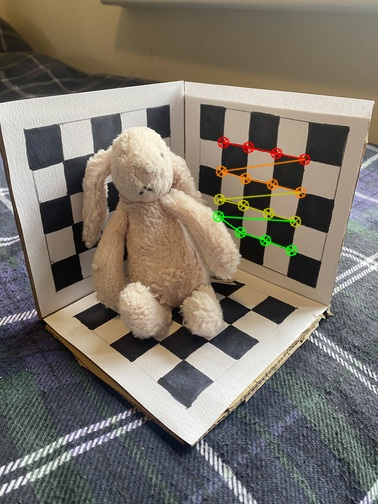
#> input picture Task_3_code/Calibration/calibration_1.jpg, 378 x 504 px, given as the content of the folder images/left, which was not available
$ python stereo_2.py   (older library calls are emulated)
#> lines starting #> are read from the running program, lines starting #| are printed output that depends on the picture; after the words box and inside, x2 and y2 are one past the last pixel; in counts of white or black regions, pixels touching at a corner belong together; long printed decimals are rounded; pictures that were not available may be replaced by others from this repository, and a replacement may not be noted
import numpy as np
import cv2
import glob
import argparse

# termination criteria
criteria = (cv2.TERM_CRITERIA_EPS + cv2.TERM_CRITERIA_MAX_ITER, 30, 0.001)
image_size = None

def load_image_points(left_dir='images/left', right_dir='images/right', width=4, height=4):
#> called with left_dir = 'images/left', right_dir = 'images/right', width = 4, height = 4
    pattern_size = (width, height)  # Chessboard size!
    # prepare object points, like (0,0,0), (1,0,0), (2,0,0) ....,(8,6,0)
    objp = np.zeros((height * width, 3), np.float32)
    objp[:, :2] = np.mgrid[0:width, 0:height].T.reshape(-1, 2)

    # Arrays to store object points and image points from all the images.
    objpoints = []  # 3d point in real world space
    left_imgpoints = []  # 2d points in image plane.
    right_imgpoints = []  # 2d points in image plane.

    # Get images for left and right directory. Since we use prefix and formats, both image set can be in the same dir.
    left_images = glob.glob(left_dir + '/*.jpg')
    right_images = glob.glob(right_dir + '/*.jpg')

    d = 1 # start a counter from 1

    # Images should be perfect pairs. Otherwise all the calibration will be false.
    # Be sure that first cam and second cam images are correctly prefixed and numbers are ordered as pairs.
    # Sort will fix the globs to make sure.
    left_images.sort()
    right_images.sort()

    pair_images = zip(left_images, right_images)  # Pair the images for single loop handling

    # Iterate through the pairs and find chessboard corners. Add them to arrays
    # If openCV can't find the corners in one image, we discard the pair.
    for left_im, right_im in pair_images:
        # Right Object Points
        right = cv2.imread(right_im)
#> right is the input picture: shape (504, 378, 3); mean B, G, R 106, 115.7, 122.3
        gray_right = cv2.cvtColor(right, cv2.COLOR_BGR2GRAY)
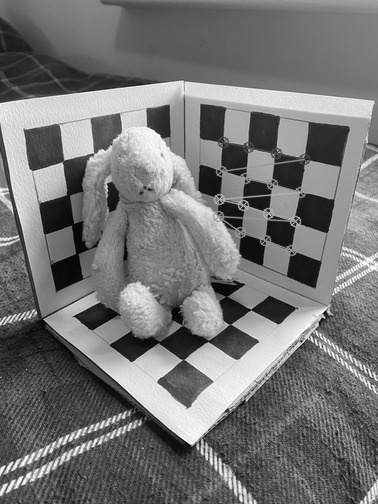
#> gray_right: shape (504, 378); min 0, max 255, mean 116.6

        # Find the chess board corners
        ret_right, corners_right = cv2.findChessboardCorners(gray_right, pattern_size,
                                                             cv2.CALIB_CB_ADAPTIVE_THRESH | cv2.CALIB_CB_FILTER_QUADS)
#> ret_right = False; corners_right = None

        # Left Object Points
        left = cv2.imread(left_im)
        gray_left = cv2.cvtColor(left, cv2.COLOR_BGR2GRAY)

        # Find the chess board corners
        ret_left, corners_left = cv2.findChessboardCorners(gray_left, pattern_size,
                                                           cv2.CALIB_CB_ADAPTIVE_THRESH | cv2.CALIB_CB_FILTER_QUADS)
#> ret_left = False; corners_left = None

        if ret_left and ret_right:  # If both image is okay. Otherwise we explain which pair has a problem and continue
            # Object points
            objpoints.append(objp)
            # Right points
            corners2_right = cv2.cornerSubPix(gray_right, corners_right, (5, 5), (-1, -1), criteria)
            right_imgpoints.append(corners2_right)
            # Left points
            corners2_left = cv2.cornerSubPix(gray_left, corners_left, (5, 5), (-1, -1), criteria)
            left_imgpoints.append(corners2_left)
        else:
            print("Chessboard couldn't detected. Image pair: ", left_im, " and ", right_im)
            continue

    image_size = gray_right.shape  # If you have no acceptable pair, you may have an error here.
#> image_size = (504, 378)
    return [objpoints, left_imgpoints, right_imgpoints]

def calibrate(dir, width=4, height=4):
    """ Apply camera calibration operation for images in the given directory path. """
#> called with dir = 'images/left', width = 4, height = 4
    # prepare object points, like (0,0,0), (1,0,0), (2,0,0) ....,(8,6,0)
    objp = np.zeros((height*width, 3), np.float32)
    objp[:, :2] = np.mgrid[0:width, 0:height].T.reshape(-1, 2)

    # Arrays to store object points and image points from all the images.
    objpoints = []  # 3d point in real world space
    imgpoints = []  # 2d points in image plane.

    images = glob.glob(dir + '/*.jpg')

    d = 1 # start a counter from 1
    # Create a txt file that generates a list of the images that are used for calibration
    with open(dir+'/calibration/images_used.txt', 'w') as outfile:
        outfile.write('Images Used in Calibration: \n')
        for fname in images: # loop through all the jpg images loaded
            img = cv2.imread(fname)
            gray = cv2.cvtColor(img, cv2.COLOR_BGR2GRAY) # convert into gray-scale

            # Find the chess board corners
            ret, corners = cv2.findChessboardCorners(gray, (4,4),None)
#> ret = False; corners = None

            # If found, add object points, image points (after refining them)
            if ret == True:
                outfile.write(str(d) + ': ' + fname + '\n') # if true then image name is added onto txt file of used images
                objpoints.append(objp)

                corners2 = cv2.cornerSubPix(gray,corners,(11,11),(-1,-1),criteria)
                imgpoints.append(corners2)

                # Draw and display the corners
                img = cv2.drawChessboardCorners(img, (4,4), corners2, ret) # draw the chessboard for a 5x5 grid (4 because starts from 0)

                filename = dir+'/calibration/calibration_%d.jpg'%d # save calibration image with counter as identifier
                cv2.imwrite(filename, img)
                d+=1 # update counter

#> (the run stopped early here; a loop or call above may not have finished)

$ run again, on Task_3_code/Calibration/calibration_13.jpg
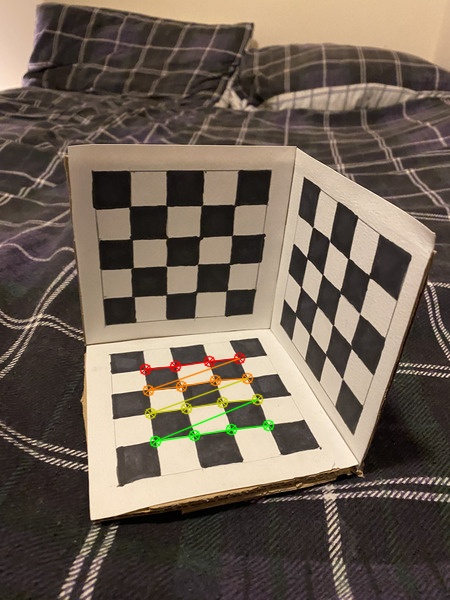
#> input picture Task_3_code/Calibration/calibration_13.jpg, 450 x 600 px, given as the content of the folder images/left, which was not available
#> in load_image_points, right is the input picture: shape (600, 450, 3); mean B, G, R 85.8, 98.6, 112.2
#> ret_right = True; corners_right = 16 rows, first 8: [128.5, 207.2], [166.6, 205.7], [201.5, 205.6], [235.6, 206], [132.4, 240.3], [168.1, 237.6], [200.5, 237.5], [231.6, 235.6]
#> ret_left = True; corners_left has the same summary as corners_right
#> corners2_right = 16 rows, first 8: [129.7, 206.6], [166.5, 205.6], [201.9, 205.3], [234.8, 205.7], [130.7, 239.1], [167.3, 237.9], [200.7, 238.1], [231.9, 235.3]
#> corners2_left has the same summary as corners2_right
#> objp = 1 item
#> in calibrate, `ret, corners = cv2.findChessboardCorners(gray, (4,4),None)`: ret = True; corners has the same summary as corners_right in load_image_points
#> corners2 = 16 rows, first 8: [129.9, 206.6], [166.4, 205.5], [202, 205.3], [234.7, 205.4], [131.2, 239.3], [166.4, 238.1], [200.2, 237.3], [232.1, 235.4]
#> img: shape (600, 450, 3); 1.27% of pixels changed, all inside (x1, y1, x2, y2) = (124, 199, 242, 304)
#> in calibrate, `ret, mtx, dist, rvecs, tvecs = cv2.calibrateCamera(objpoints, imgpoint..`: ret = 0.531; mtx = [[502.2, 0, 234], [0, 566.4, 300.5], [0, 0, 1]]; dist = [[-1.66, 56.28, 0.1, 0.0165, -408.6]]; rvecs = ([0.718, -0.181, 0.0269],); tvecs = ([-2.93, -2.44, 13.71],)
#> in load_coefficients, `ret, mtx, dist, rvecs, tvecs = calibrate(dir)`: ret = 0.531; mtx = [[502.2, 0, 234], [0, 566.4, 300.5], [0, 0, 1]]; dist = [[-1.66, 56.28, 0.1, 0.0165, -408.6]]; rvecs = ([0.718, -0.181, 0.0269],); tvecs = ([-2.93, -2.44, 13.71],)
#> in save_coefficients, `rvecs = np.array(rv)`: rvecs = [0.718, -0.181, 0.0269]
#> rvecs_reshaped = [[0.718, -0.181, 0.0269]]
#> in save_coefficients, `tvecs = np.array(tv)`: tvecs = [-2.93, -2.44, 13.71]
#> tvecs_reshaped = [[-2.93, -2.44, 13.71]]
#| Calibration is finished. RMS:  0.5305
#> camera_matrix = [[502.2, 0, 234], [0, 566.4, 300.5], [0, 0, 1]]
#> dist_matrix = [[-1.66, 56.28, 0.1, 0.0165, -408.6]]
#> in stereo_calibrate, `K1, D1 = load_coefficients(left_dir)`: K1 = [[502.2, 0, 234], [0, 566.4, 300.5], [0, 0, 1]]; D1 = [[-1.66, 56.28, 0.1, 0.0165, -408.6]]
#| Calibration is finished. RMS:  0.5305
#> in stereo_calibrate, `K2, D2 = load_coefficients(right_dir)`: K2 = [[502.2, 0, 234], [0, 566.4, 300.5], [0, 0, 1]]; D2 = [[-1.66, 56.28, 0.1, 0.0165, -408.6]]
#> in stereo_calibrate, `ret, K1, D1, K2, D2, R, T, E, F = cv2.stereoCalibrate(objp, leftp, rig..`: ret = 0.68; R = [[1, 9.49e-15, -2.52e-15], [-9.49e-15, 1, -1.83e-14], [2.52e-15, 1.83e-14, 1]]; T = [2.14e-13, 4.34e-13, -1.18e-12]; E = [[-1.01e-26, 1.18e-12, 4.34e-13], [-1.18e-12, -1.52e-26, -2.14e-13], [-4.34e-13, 2.14e-13, -2.82e-27]]; F = [[-9.75e-06, 1.01e+09, -9.4e+10], [-1.01e+09, -1.14e-05, 1.45e+11], [9.4e+10, -1.45e+11, 1]]
#| Stereo calibration rms:  0.6804
#> in stereo_calibrate, `R1, R2, P1, P2, Q, roi_left, roi_right = cv2.stereoRectify(K1, D1, K2,..`: R1 = [[0.979, -0.167, 0.116], [0.167, 0.339, -0.926], [0.116, 0.926, 0.36]]; R2 has the same summary as R1; P1 = [[nan, 0, nan, 0], [0, nan, nan, 0], [0, 0, 1, 0]]; P2 = [[nan, 0, nan, 0], [0, nan, nan, nan], [0, 0, 1, 0]]; Q = [[1, 0, 0, nan], [0, 1, 0, nan], [0, 0, 0, nan], [0, 0, -7.81e+11, nan]]; roi_left = (0, 0, 0, 0)
#> `K1, D1, K2, D2, R, T, E, F, R1, R2, P1, P2, Q = stereo_calibrate()`: K1 = [[502.2, 0, 234], [0, 566.4, 300.5], [0, 0, 1]]; D1 = [[-1.66, 56.28, 0.1, 0.0165, -408.6]]; K2 = [[502.2, 0, 234], [0, 566.4, 300.5], [0, 0, 1]]; D2 = [[-1.66, 56.28, 0.1, 0.0165, -408.6]]; T = [2.14e-13, 4.34e-13, -1.18e-12]; R2 has the same summary as R1 in stereo_calibrate; P1 = [[nan, 0, nan, 0], [0, nan, nan, 0], [0, 0, 1, 0]]
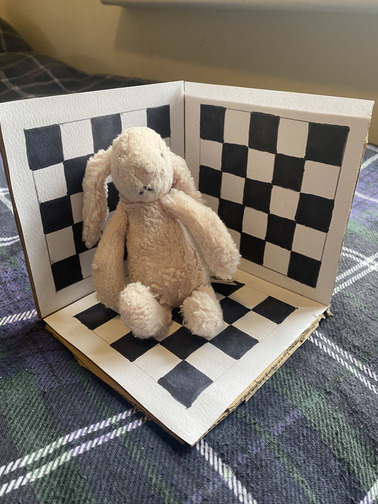
#> input picture images/FD_03.jpg, 378 x 504 px
#> `rightFrame = cv2.imread(right_name, 0)`:
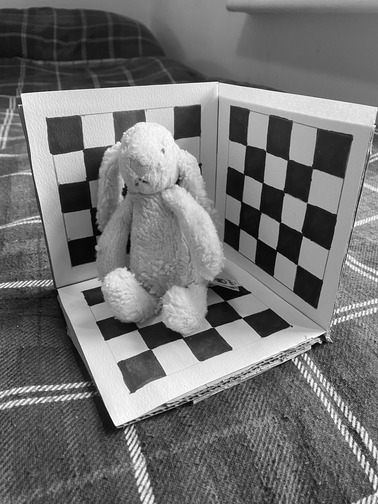
#> rightFrame: shape (504, 378); min 0, max 255, mean 114.5
#> leftMapX: shape (504, 378) float32; every value is NaN or infinite
#> left_rectified: shape (504, 378); every value is 0
#> disparity: shape (504, 378) int16; every value is -16
#> min = -16

$ run again, on Task_3_code/Calibration/calibration_14.jpg
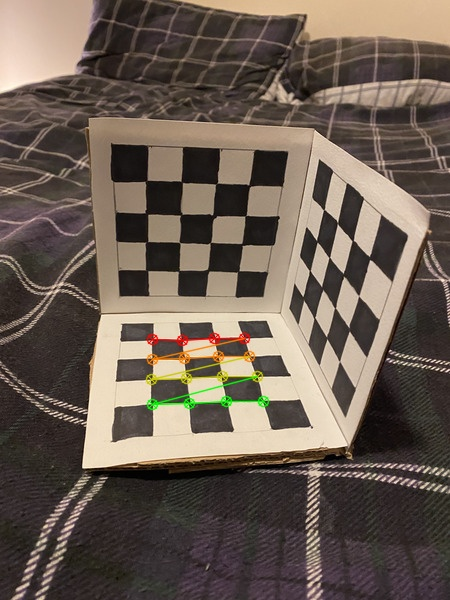
#> input picture Task_3_code/Calibration/calibration_14.jpg, 450 x 600 px, given as the content of the folder images/left, which was not available
#> in load_image_points, right is the input picture: shape (600, 450, 3); mean B, G, R 83.2, 94, 107.1
#> ret_right = True; corners_right = 16 rows, first 8: [145.1, 181.4], [181.5, 181.6], [216, 184.1], [250.2, 186.1], [147.7, 214.5], [181.9, 214.2], [212.1, 215.2], [245.1, 216.1]
#> ret_left = True; corners_left has the same summary as corners_right
#> corners2_right = 16 rows, first 8: [146.1, 180.9], [181.6, 181.8], [216.6, 183.5], [249.5, 185.7], [146, 213.2], [181.3, 214.4], [214.3, 216.6], [245.5, 215.6]
#> corners2_left has the same summary as corners2_right
#> objp = 1 item
#> in calibrate, `ret, corners = cv2.findChessboardCorners(gray, (4,4),None)`: ret = True; corners has the same summary as corners_right in load_image_points
#> corners2 = 16 rows, first 8: [146.3, 180.8], [181.6, 181.7], [216.7, 183.5], [249.4, 185.4], [146.5, 213.4], [180.4, 214.5], [213.7, 215.8], [245.6, 215.7]
#> img: shape (600, 450, 3); 1.26% of pixels changed, all inside (x1, y1, x2, y2) = (140, 175, 256, 278)
#> in calibrate, `ret, mtx, dist, rvecs, tvecs = cv2.calibrateCamera(objpoints, imgpoint..`: ret = 0.543; mtx = [[464.3, 0, 254.2], [0, 498.3, 285.7], [0, 0, 1]]; dist = [[-0.842, 22.99, 0.11, 0.0669, -109.3]]; rvecs = ([0.655, -0.117, 0.0828],); tvecs = ([-3.14, -2.93, 12.51],)
#> in load_coefficients, `ret, mtx, dist, rvecs, tvecs = calibrate(dir)`: ret = 0.543; mtx = [[464.3, 0, 254.2], [0, 498.3, 285.7], [0, 0, 1]]; dist = [[-0.842, 22.99, 0.11, 0.0669, -109.3]]; rvecs = ([0.655, -0.117, 0.0828],); tvecs = ([-3.14, -2.93, 12.51],)
#> in save_coefficients, `rvecs = np.array(rv)`: rvecs = [0.655, -0.117, 0.0828]
#> rvecs_reshaped = [[0.655, -0.117, 0.0828]]
#> in save_coefficients, `tvecs = np.array(tv)`: tvecs = [-3.14, -2.93, 12.51]
#> tvecs_reshaped = [[-3.14, -2.93, 12.51]]
#| Calibration is finished. RMS:  0.5427
#> camera_matrix = [[464.3, 0, 254.2], [0, 498.3, 285.7], [0, 0, 1]]
#> dist_matrix = [[-0.842, 22.99, 0.11, 0.0669, -109.3]]
#> in stereo_calibrate, `K1, D1 = load_coefficients(left_dir)`: K1 = [[464.3, 0, 254.2], [0, 498.3, 285.7], [0, 0, 1]]; D1 = [[-0.842, 22.99, 0.11, 0.0669, -109.3]]
#| Calibration is finished. RMS:  0.5427
#> in stereo_calibrate, `K2, D2 = load_coefficients(right_dir)`: K2 = [[464.3, 0, 254.2], [0, 498.3, 285.7], [0, 0, 1]]; D2 = [[-0.842, 22.99, 0.11, 0.0669, -109.3]]
#> in stereo_calibrate, `ret, K1, D1, K2, D2, R, T, E, F = cv2.stereoCalibrate(objp, leftp, rig..`: ret = 0.686; R = [[1, -6.93e-15, 1.15e-14], [6.93e-15, 1, -5.54e-14], [-1.15e-14, 5.54e-14, 1]]; T = [3.16e-13, 1.35e-12, -3.28e-12]; E = [[7.28e-27, 3.28e-12, 1.35e-12], [-3.28e-12, 5.23e-27, -3.16e-13], [-1.35e-12, 3.16e-13, -3.3e-26]]; F = [[3.07e-07, 128844248.1, -1.05e+10], [-128844248.1, 1.92e-07, 2.7e+10], [1.05e+10, -2.7e+10, 1]]
#| Stereo calibration rms:  0.6863
#> in stereo_calibrate, `R1, R2, P1, P2, Q, roi_left, roi_right = cv2.stereoRectify(K1, D1, K2,..`: R1 = [[0.994, -0.0888, 0.0594], [0.0888, 0.378, -0.922], [0.0594, 0.922, 0.384]]; R2 has the same summary as R1; P1 = [[nan, 0, nan, 0], [0, nan, nan, 0], [0, 0, 1, 0]]; P2 = [[nan, 0, nan, 0], [0, nan, nan, nan], [0, 0, 1, 0]]; Q = [[1, 0, 0, nan], [0, 1, 0, nan], [0, 0, 0, nan], [0, 0, -2.81e+11, nan]]; roi_left = (0, 0, 0, 0)
#> `K1, D1, K2, D2, R, T, E, F, R1, R2, P1, P2, Q = stereo_calibrate()`: K1 = [[464.3, 0, 254.2], [0, 498.3, 285.7], [0, 0, 1]]; D1 = [[-0.842, 22.99, 0.11, 0.0669, -109.3]]; K2 = [[464.3, 0, 254.2], [0, 498.3, 285.7], [0, 0, 1]]; D2 = [[-0.842, 22.99, 0.11, 0.0669, -109.3]]; T = [3.16e-13, 1.35e-12, -3.28e-12]; R2 has the same summary as R1 in stereo_calibrate; P1 = [[nan, 0, nan, 0], [0, nan, nan, 0], [0, 0, 1, 0]]
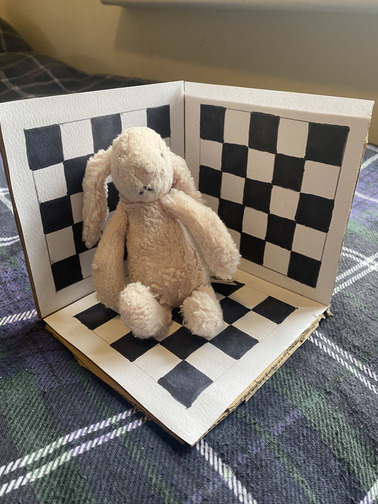
#> input picture images/FD_03.jpg, 378 x 504 px
#> `rightFrame = cv2.imread(right_name, 0)`:
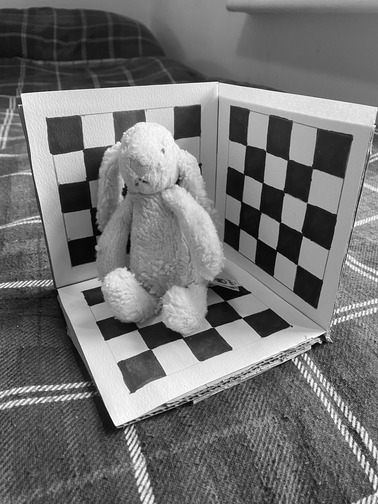
#> rightFrame: shape (504, 378); min 0, max 255, mean 114.5
#> leftMapX: shape (504, 378) float32; every value is NaN or infinite
#> left_rectified: shape (504, 378); every value is 0
#> disparity: shape (504, 378) int16; every value is -16
#> min = -16

$ run again, on Task_3_code/Calibration/calibration_15.jpg
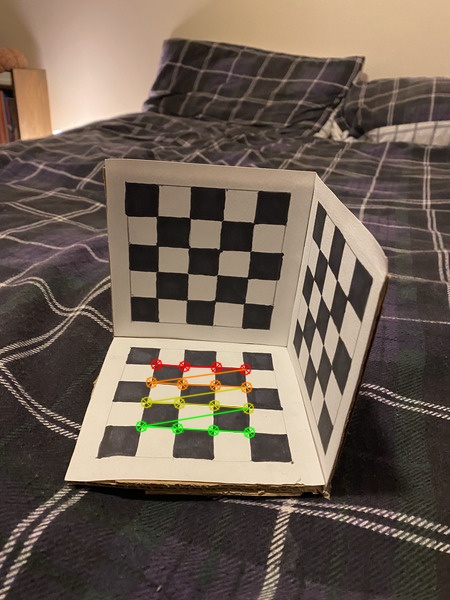
#> input picture Task_3_code/Calibration/calibration_15.jpg, 450 x 600 px, given as the content of the folder images/left, which was not available
#> in load_image_points, right is the input picture: shape (600, 450, 3); mean B, G, R 84.6, 96.9, 111.4
#> ret_right = True; corners_right = 16 rows, first 8: [156, 216.6], [189.6, 218], [221.7, 221.2], [254.4, 223.8], [156.6, 245.9], [190.1, 247.4], [218.5, 249.4], [250.4, 251.4]
#> ret_left = True; corners_left has the same summary as corners_right
#> corners2_right = 16 rows, first 8: [156.9, 216.2], [189.7, 218.1], [222.5, 220.5], [253.7, 223.5], [156.8, 245.4], [189.3, 247.6], [220.5, 250.7], [250.5, 251.2]
#> corners2_left has the same summary as corners2_right
#> objp = 1 item
#> in calibrate, `ret, corners = cv2.findChessboardCorners(gray, (4,4),None)`: ret = True; corners has the same summary as corners_right in load_image_points
#> corners2 = 16 rows, first 8: [157.1, 216.2], [189.7, 217.9], [222.5, 220.5], [253.6, 223.2], [157.2, 245.5], [188.5, 247.6], [219.9, 250.1], [250.6, 251.3]
#> img: shape (600, 450, 3); 1.22% of pixels changed, all inside (x1, y1, x2, y2) = (151, 210, 261, 310)
#> in calibrate, `ret, mtx, dist, rvecs, tvecs = cv2.calibrateCamera(objpoints, imgpoint..`: ret = 0.492; mtx = [[294.8, 0, 255.7], [0, 266.9, 313], [0, 0, 1]]; dist = [[-0.28, 3.69, 0.0832, 0.0321, -7.24]]; rvecs = ([0.357, 0.0214, 0.102],); tvecs = ([-3.07, -3.46, 8.61],)
#> in load_coefficients, `ret, mtx, dist, rvecs, tvecs = calibrate(dir)`: ret = 0.492; mtx = [[294.8, 0, 255.7], [0, 266.9, 313], [0, 0, 1]]; dist = [[-0.28, 3.69, 0.0832, 0.0321, -7.24]]; rvecs = ([0.357, 0.0214, 0.102],); tvecs = ([-3.07, -3.46, 8.61],)
#> in save_coefficients, `rvecs = np.array(rv)`: rvecs = [0.357, 0.0214, 0.102]
#> rvecs_reshaped = [[0.357, 0.0214, 0.102]]
#> in save_coefficients, `tvecs = np.array(tv)`: tvecs = [-3.07, -3.46, 8.61]
#> tvecs_reshaped = [[-3.07, -3.46, 8.61]]
#| Calibration is finished. RMS:  0.4916
#> camera_matrix = [[294.8, 0, 255.7], [0, 266.9, 313], [0, 0, 1]]
#> dist_matrix = [[-0.28, 3.69, 0.0832, 0.0321, -7.24]]
#> in stereo_calibrate, `K1, D1 = load_coefficients(left_dir)`: K1 = [[294.8, 0, 255.7], [0, 266.9, 313], [0, 0, 1]]; D1 = [[-0.28, 3.69, 0.0832, 0.0321, -7.24]]
#| Calibration is finished. RMS:  0.4916
#> in stereo_calibrate, `K2, D2 = load_coefficients(right_dir)`: K2 = [[294.8, 0, 255.7], [0, 266.9, 313], [0, 0, 1]]; D2 = [[-0.28, 3.69, 0.0832, 0.0321, -7.24]]
#> in stereo_calibrate, `ret, K1, D1, K2, D2, R, T, E, F = cv2.stereoCalibrate(objp, leftp, rig..`: ret = 0.62; R = [[1, -1.19e-11, 4.94e-12], [1.19e-11, 1, -3.36e-11], [-4.94e-12, 3.36e-11, 1]]; T = [-4.22e-11, 3.63e-10, -7.02e-11]; E = [[-9.62e-22, 7.02e-11, 3.63e-10], [-7.02e-11, 2.25e-21, 4.22e-11], [-3.63e-10, -4.22e-11, -3.77e-22]]; F = [[-9.21e-07, 74198.6, 79184069.2], [-74198.6, 2.63e-06, 32110724.8], [-79184069.2, -32110724.8, 1]]
#| Stereo calibration rms:  0.6198
#> in stereo_calibrate, `R1, R2, P1, P2, Q, roi_left, roi_right = cv2.stereoRectify(K1, D1, K2,..`: R1 = [[0.993, 0.113, -0.0108], [-0.113, 0.975, -0.189], [-0.0108, 0.189, 0.982]]; R2 has the same summary as R1; P1 = [[nan, 0, nan, 0], [0, nan, nan, 0], [0, 0, 1, 0]]; P2 = [[nan, 0, nan, 0], [0, nan, nan, nan], [0, 0, 1, 0]]; Q = [[1, 0, 0, nan], [0, 1, 0, nan], [0, 0, 0, nan], [0, 0, -2.69e+09, nan]]; roi_left = (0, 0, 0, 0)
#> `K1, D1, K2, D2, R, T, E, F, R1, R2, P1, P2, Q = stereo_calibrate()`: K1 = [[294.8, 0, 255.7], [0, 266.9, 313], [0, 0, 1]]; D1 = [[-0.28, 3.69, 0.0832, 0.0321, -7.24]]; K2 = [[294.8, 0, 255.7], [0, 266.9, 313], [0, 0, 1]]; D2 = [[-0.28, 3.69, 0.0832, 0.0321, -7.24]]; T = [-4.22e-11, 3.63e-10, -7.02e-11]; R2 has the same summary as R1 in stereo_calibrate; P1 = [[nan, 0, nan, 0], [0, nan, nan, 0], [0, 0, 1, 0]]
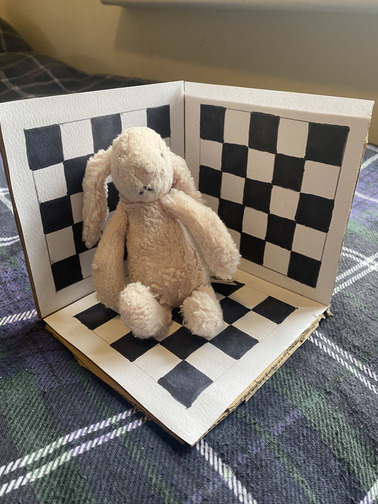
#> input picture images/FD_03.jpg, 378 x 504 px
#> `rightFrame = cv2.imread(right_name, 0)`:
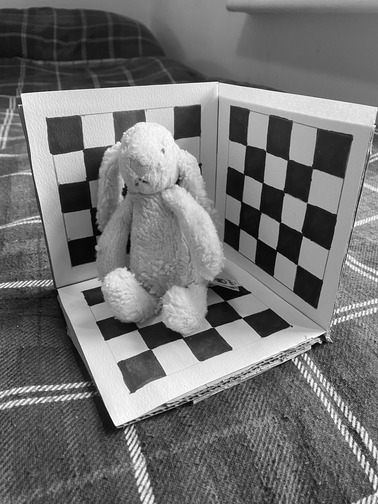
#> rightFrame: shape (504, 378); min 0, max 255, mean 114.5
#> leftMapX: shape (504, 378) float32; every value is NaN or infinite
#> left_rectified: shape (504, 378); every value is 0
#> disparity: shape (504, 378) int16; every value is -16
#> min = -16
